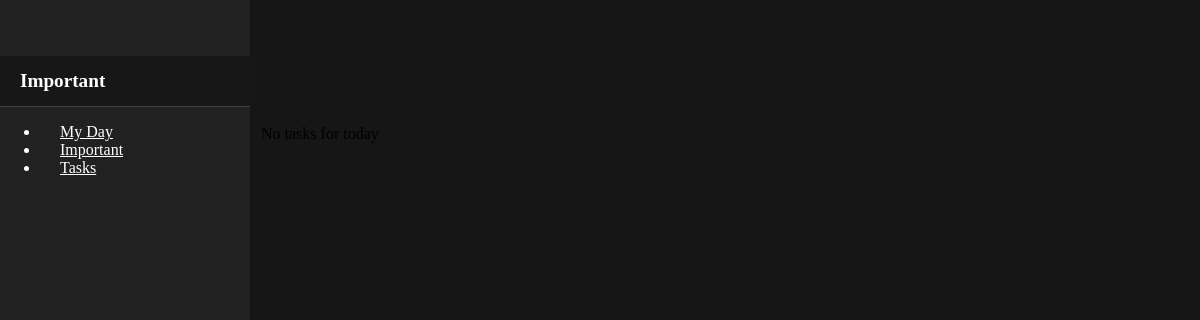
The page /tasks/important/ (signed in) on the database as committed earlier.
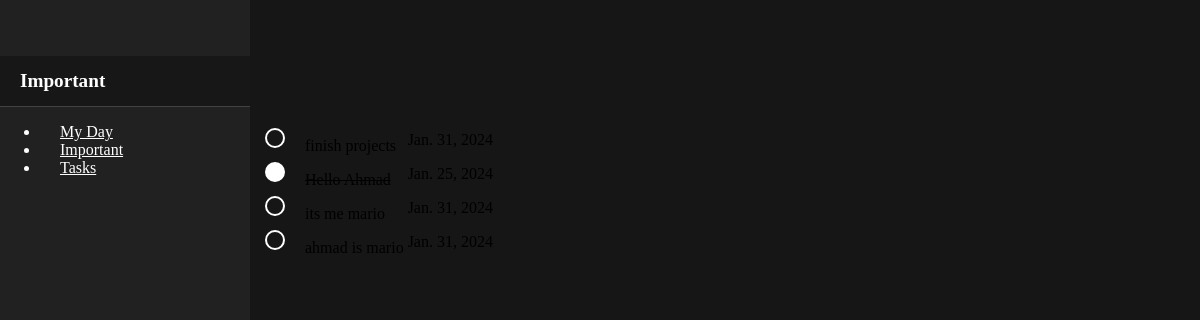
The same page on the database as committed later.
### tasks/models.py (models this page shows, shortened)
class Task(models.Model):
    Repeat_choices = [
        ("Daily", "Daily"),
        ("Weekdays", "Weekdays"),
        ("Weekly", "Weekly"),
        ("Monthly", "Monthly"),
        ("Yearly", "Yearly"),
    ]
    Category_choices = [
        ("Blue", "Blue"),
        ("Green", "Green"),
        ("Orange", "Orange"),
        ("Purple", "Purple"),
        ("Red", "Red"),
        ("Yellow", "Yellow"),
    ]
    Priority_choices = [("High", "High"), ("Low", "Low")]
    TaskID = models.AutoField(primary_key=True)
    UserID = models.ForeignKey(User, on_delete=models.CASCADE)
    TName = models.CharField(max_length=150)
    created_at = models.DateField(default=datetime.date.today())
    due_at = models.DateField(null=True)
    Repeat = models.CharField(choices=Repeat_choices, max_length=20, null=True)
    Priority = models.CharField(choices=Priority_choices, max_length=20, default="Low")
    Status = models.BooleanField(default=False)
    ListID = models.ForeignKey(List, on_delete=models.CASCADE)
    Category = models.CharField(choices=Category_choices, max_length=20, null=True)
    Description = models.CharField(max_length=1000, null=True)

### tasks/views.py (the view)
# urls.py: path('important/', views.important, name='important'),
def important(request):
    user_id = request.session.get('UserID')
    if user_id:
        important_tasks = Task.objects.filter(UserID=user_id, Priority="High")
        return render(request, "important.html", {'important_tasks': important_tasks})
    else:
        return redirect('login')

### tasks/templates/Important.html (shortened to what this page needs)
<!DOCTYPE html>
<html lang="en">
<head>
    <link href="https://stackpath.bootstrapcdn.com/bootstrap/4.5.2/css/bootstrap.min.css" rel="stylesheet" media="(prefers-color-scheme: dark)">
</head>
<body class="text-light">
    <nav class="navbar navbar-dark bg-dark fixed-top justify-content-center">
        <div style="margin-left: 30px;"><a href="{% url 'add_task' %}" class="btn btn-outline-primary" type="submit">Add Task</a></div>
    </nav>
    <div class="sidebar">
        <div class="sidebar-heading">Important</div>
        <ul class="nav flex-column">
            <li class="nav-item">
                <a class="nav-link" href="{% url 'myday' %}">My Day</a>
            </li>
            <li class="nav-item">
                <a class="nav-link active" href="{% url 'important' %}">Important</a>
            </li>
            <li class="nav-item">
                <a class="nav-link" href="{% url 'tasks' %}">Tasks</a>
            </li>
        </ul>
    </div>
    <div class="container-fluid">
        <div class="row">
            <div class="col-md-8 main-content" id="main-content">
                <table class="table table-dark">
                    <tbody>
                        {% for task in important_tasks %}
                        <tr>
                            <td><input type="checkbox" {% if task.Status %}checked{% endif %}><label style="margin-left: 10px;">{{ task.TName }}</label></td>
                            <td>{{ task.due_at }}</td>
                        </tr>
                        {% endfor %}
                        {% if important_tasks.count == 0 %}
                        <tr>
                            <td colspan="2">No tasks for today</td>
                        </tr>
                        {% endif %}
                    </tbody>
                </table>
            </div>
        </div>
    </div>
</body>
</html>

### tasks/templates/Important.html (style rules this page uses)
body { background-color: #161616; }
.sidebar { position: fixed; top: 0; left: 0; bottom: 0; width: 250px; background-color: #212121; padding-top: 56px; color: #fff; transition: all 0.3s; }
.sidebar-heading { padding: 0.875rem 1.25rem; font-size: 1.2rem; font-weight: 700; color: inherit; background-color: #171717; border-bottom: 1px solid #424242; }
.nav-link { padding: 0.75rem 1.25rem; color: #fff; }
.main-content { margin-left: 250px; margin-top: 75px; transition: all 0.3s; }
input[type="checkbox"] { -webkit-appearance: none; -moz-appearance: none; appearance: none; border: 2px solid #fff; width: 20px; height: 20px; border-radius: 50%; outline: none; cursor: pointer; transition: border-color 0.3s ease-in-out; margin-right: 10px; }
input[type="checkbox"]:checked { background-color: #fff; }
input[type="checkbox"]:checked + label { text-decoration: line-through; }

Rows that differ between the two databases and show on the page:
now on this page (row edited): Task: TName "finish projects", due_at "Jan. 31, 2024"
added Task: Status "☑", TName "Hello Ahmad", due_at "Jan. 25, 2024"
added Task: TName "its me mario", due_at "Jan. 31, 2024"
added Task: TName "ahmad is mario", due_at "Jan. 31, 2024"
Other text that changed with them:
text no longer shown: "No tasks for today"
